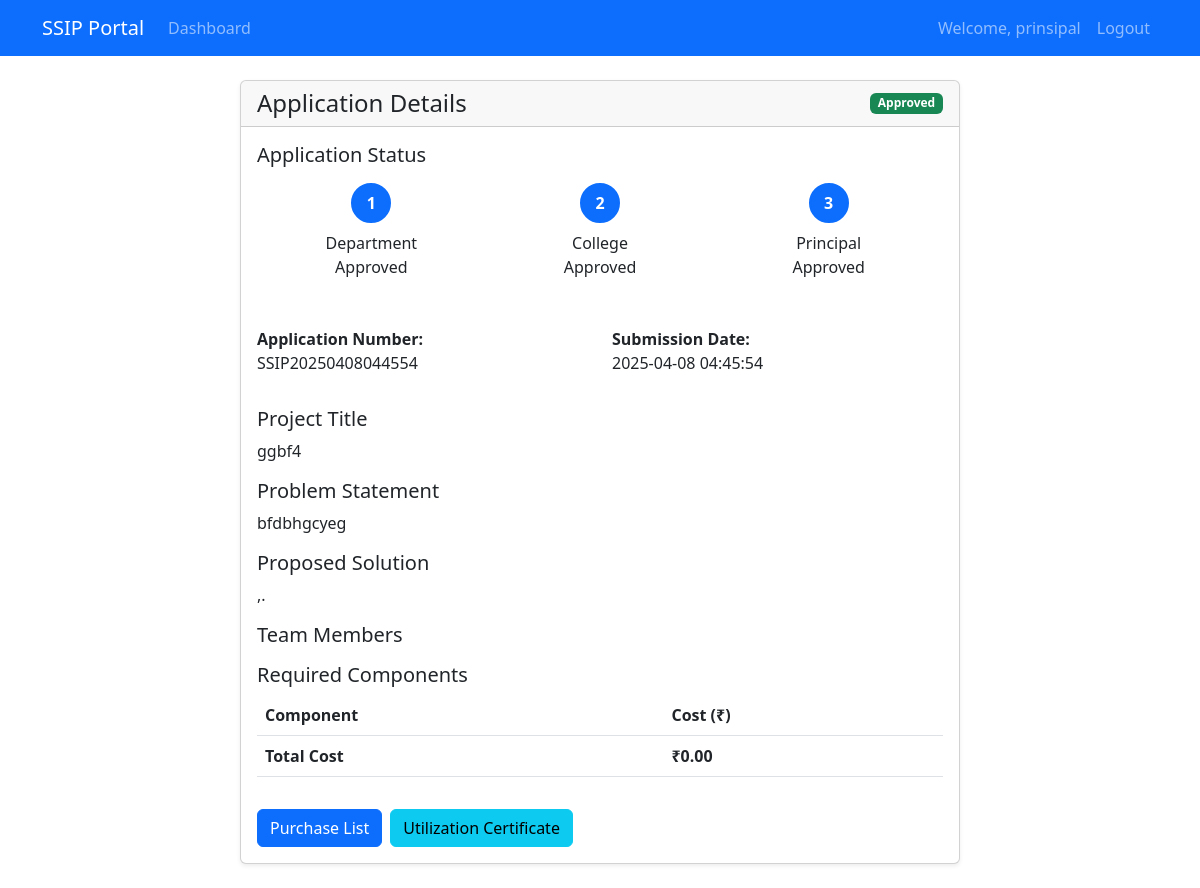
Page /application/2 (signed in) on the committed database.
### app.py (models this page shows, shortened)
class User(UserMixin, db.Model):
    id = db.Column(db.Integer, primary_key=True)
    email = db.Column(db.String(120), unique=True, nullable=False)
    password = db.Column(db.String(100), nullable=False)
    role = db.Column(db.String(20), nullable=False)  # student, dept_coord, college_coord, principal
    name = db.Column(db.String(100), nullable=False)
    department = db.Column(db.String(100))
    applications = db.relationship('Application', backref='applicant', lazy=True)

class Application(db.Model):
    id = db.Column(db.Integer, primary_key=True)
    application_number = db.Column(db.String(20), unique=True, nullable=False)
    project_title = db.Column(db.String(200), nullable=False)
    problem_statement = db.Column(db.Text, nullable=False)
    solution = db.Column(db.Text, nullable=False)
    team_members = db.Column(db.Text, nullable=False)
    required_components = db.Column(db.Text, nullable=False)
    total_cost = db.Column(db.Float, nullable=False)
    mentor_name = db.Column(db.String(100), nullable=True)
    mentor_email = db.Column(db.String(120), nullable=True)
    mentor_approval = db.Column(db.Boolean, default=False)
    mentor_approval_date = db.Column(db.DateTime, nullable=True)
    dept_status = db.Column(db.String(20), default='pending')
    dept_remarks = db.Column(db.Text)
    dept_review_date = db.Column(db.DateTime)
    college_status = db.Column(db.String(20), default='pending')
    college_remarks = db.Column(db.Text)
    college_review_date = db.Column(db.DateTime)
    principal_status = db.Column(db.String(20), default='pending')
    principal_remarks = db.Column(db.Text)
    principal_review_date = db.Column(db.DateTime)
    created_at = db.Column(db.DateTime, default=datetime.utcnow)
    last_updated = db.Column(db.DateTime, default=datetime.utcnow, onupdate=datetime.utcnow)
    user_id = db.Column(db.Integer, db.ForeignKey('user.id'), nullable=False)
    purchase_lists = db.relationship('PurchaseList', backref='application', lazy=True)
    utilization_certificates = db.relationship('UtilizationCertificate', backref='application', lazy=True)
    notifications = db.relationship('Notification', backref=db.backref('application', lazy=True), lazy=True)

### app.py (the view)
@app.route('/application/<int:id>')
@login_required
def view_application(id):
    application = Application.query.get_or_404(id)
    return render_template('view_application.html', application=application)

### app.py (called while the page is built)
@app.template_filter('from_json')
def from_json(value):
    try:
        return json.loads(value) if value else []
    except:
        return []

@login_manager.user_loader
def load_user(user_id):
    return User.query.get(int(user_id))

### templates/view_application.html (shortened to what this page needs)
{% extends "base.html" %}
{% block content %}
<div class="container">
    <div class="row justify-content-center">
        <div class="col-md-8">
            <div class="card">
                <div class="card-header d-flex justify-content-between align-items-center">
                    <h4 class="mb-0">Application Details</h4>
                    <span class="badge {% if application.principal_status == 'approved' %}bg-success{% elif application.principal_status == 'rejected' %}bg-danger{% else %}bg-warning{% endif %}">
                        {{ application.principal_status|title }}
                    </span>
                </div>
                <div class="card-body">
                    <div class="mb-4">
                        <h5>Application Status</h5>
                        <div class="progress-tracker mt-3">
                            <div class="progress-step {% if application.dept_status != 'pending' %}completed{% endif %} {% if application.dept_status == 'pending' %}active{% endif %}">
                                <div class="progress-step-icon">1</div>
                                <p class="mt-2">Department<br>{{ application.dept_status|title }}</p>
                            </div>
                            <div class="progress-step {% if application.college_status != 'pending' and application.dept_status == 'approved' %}completed{% endif %} ">
                                <div class="progress-step-icon">2</div>
                                <p class="mt-2">College<br>{{ application.college_status|title }}</p>
                            </div>
                            <div class="progress-step {% if application.principal_status != 'pending' and application.college_status == 'approved' %}completed{% endif %} ">
                                <div class="progress-step-icon">3</div>
                                <p class="mt-2">Principal<br>{{ application.principal_status|title }}</p>
                            </div>
                        </div>
                    </div>
                    <div class="row mb-3">
                        <div class="col-md-6">
                            <p><strong>Application Number:</strong><br>{{ application.application_number }}</p>
                        </div>
                        <div class="col-md-6">
                            <p><strong>Submission Date:</strong><br>{{ application.created_at.strftime('%Y-%m-%d %H:%M:%S') }}</p>
                        </div>
                    </div>
                    <div class="mb-3">
                        <h5>Project Title</h5>
                        <p>{{ application.project_title }}</p>
                    </div>
                    <div class="mb-3">
                        <h5>Problem Statement</h5>
                        <p>{{ application.problem_statement }}</p>
                    </div>
                    <div class="mb-3">
                        <h5>Proposed Solution</h5>
                        <p>{{ application.solution }}</p>
                    </div>
                    <div class="mb-3">
                        <h5>Team Members</h5>
                    </div>
                    <div class="mb-3">
                        <h5>Required Components</h5>
                        <div class="table-responsive">
                            <table class="table">
                                <thead>
                                    <tr>
                                        <th>Component</th>
                                        <th>Cost (₹)</th>
                                    </tr>
                                </thead>
                                <tfoot>
                                    <tr>
                                        <th>Total Cost</th>
                                        <th>₹{{ "%.2f"|format(application.total_cost) }}</th>
                                    </tr>
                                </tfoot>
                            </table>
                        </div>
                    </div>
                    <div class="d-flex gap-2">
                        {% if application.principal_status == 'approved' %}
                        <a href="{{ url_for('purchase_list', id=application.id) }}" class="btn btn-primary">
                            Purchase List
                        </a>
                        <a href="{{ url_for('utilization_certificate', id=application.id) }}" class="btn btn-info">
                            Utilization Certificate
                        </a>
                        {% endif %}
                    </div>
                </div>
            </div>
        </div>
    </div>
</div>
{% endblock %}

### templates/base.html (shortened to what this page needs)
<!DOCTYPE html>
<html lang="en">
<head>
    <link href="https://cdn.jsdelivr.net/npm/bootstrap@5.3.0/dist/css/bootstrap.min.css" rel="stylesheet">
    <link rel="stylesheet" href="{{ url_for('static', filename='css/style.css') }}">
</head>
<body>
    <nav class="navbar navbar-expand-lg navbar-dark bg-primary">
        <div class="container">
            <a class="navbar-brand" href="{{ url_for('index') }}">SSIP Portal</a>
            <div class="collapse navbar-collapse" id="navbarNav">
                <ul class="navbar-nav me-auto">
                    {% if current_user.is_authenticated %}
                        <li class="nav-item">
                            <a class="nav-link" href="{{ url_for('dashboard') }}">Dashboard</a>
                        </li>
                    {% endif %}
                </ul>
                <ul class="navbar-nav">
                    {% if current_user.is_authenticated %}
                        <li class="nav-item">
                            <span class="nav-link">Welcome, {{ current_user.name }}</span>
                        </li>
                        <li class="nav-item">
                            <a class="nav-link" href="{{ url_for('logout') }}">Logout</a>
                        </li>
                    {% endif %}
                </ul>
            </div>
        </div>
    </nav>
    <div class="container mt-4">
        {% block content %}{% endblock %}
    </div>
</body>
</html>

### static/css/style.css (style rules this page uses)
.progress-tracker { display: flex; justify-content: space-between; align-items: center; margin: 2rem 0; padding: 0; list-style: none; }
.progress-step { flex: 1; text-align: center; position: relative; }
.progress-step::after { content: ''; position: absolute; top: 50%; left: 50%; width: 100%; height: 2px; background: #dee2e6; z-index: -1; }
.progress-step:last-child::after { display: none; }
.progress-step-icon { display: inline-flex; justify-content: center; align-items: center; width: 40px; height: 40px; border-radius: 50%; background: #fff; border: 2px solid #dee2e6; color: #6c757d; font-weight: bold; }
.progress-step.completed .progress-step-icon { background: #0d6efd; border-color: #0d6efd; color: #fff; }
.card { margin-bottom: 1.5rem; box-shadow: 0 0.125rem 0.25rem rgba(0, 0, 0, 0.075); }

### rows in the picture
User: name "prinsipal"
Application: principal_status "Approved", dept_status "Approved", college_status "Approved", application_number "SSIP20250408044554", created_at "2025-04-08 04:45:54", project_title "ggbf4", problem_statement "bfdbhgcyeg", solution ",.", total_cost "0.00"
